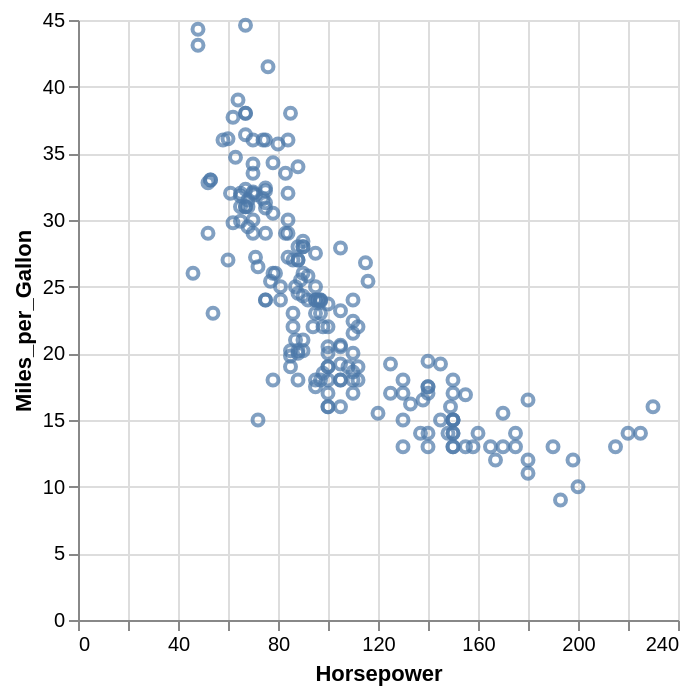

Here is the Vega-Lite specification saved for this chart:
### Vega-Lite specification from a JSON file in a GitHub repository (floating-point values rounded to 4 significant figures; data arrays with more than 128 entries replaced by an {"elided": "..."} marker saying what was removed)
{"$schema": "https://vega.github.io/schema/vega-lite/v6.json", "data": {"values": {"elided": "200 records"}}, "mark": "point", "encoding": {"x": {"field": "Horsepower", "type": "quantitative"}, "y": {"field": "Miles_per_Gallon", "type": "quantitative"}}}
